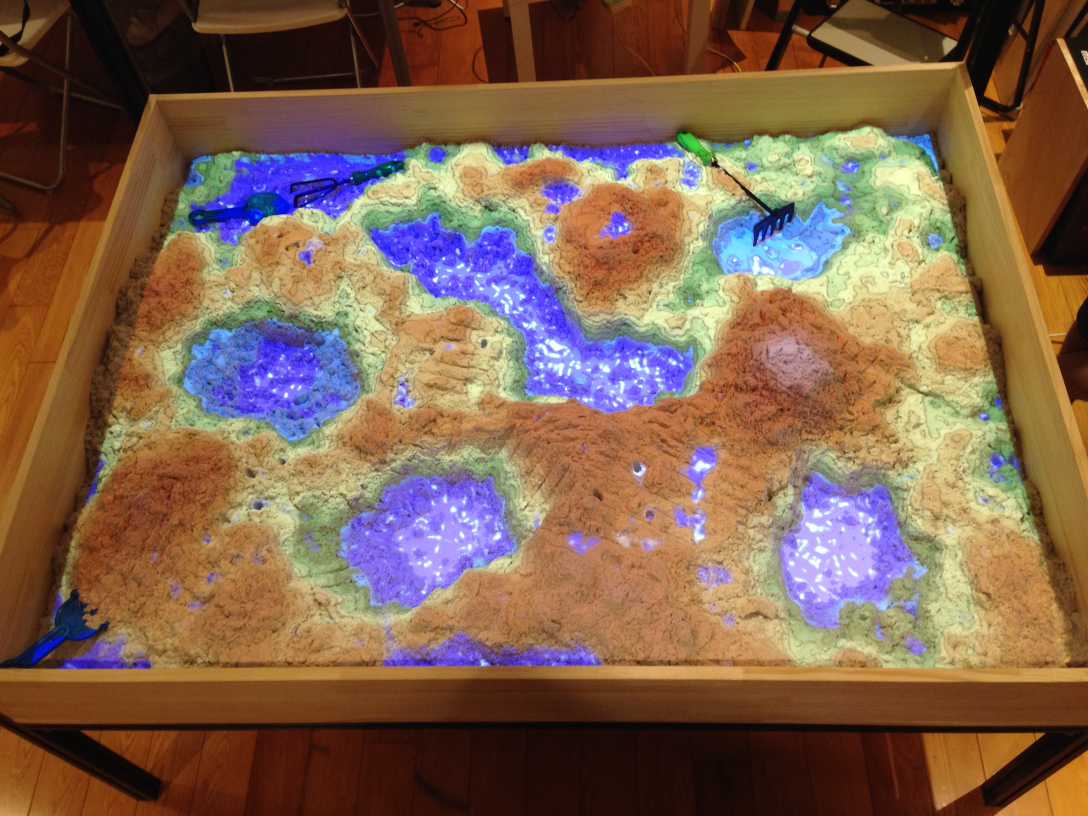
#> input picture img/gallery/150lux.jpg, 3264 x 2448 px (shown at 1/3 size); its folder holds only this picture in this run
$ python gallery.py   (Python 2 division)
#> lines starting #> are read from the running program, lines starting #| are printed output that depends on the picture

import cv2
from os import listdir
from os.path import isdir
import importlib
import sys


pic_names = [filename for filename in listdir('.') if '.jpg' in filename.lower()]


thumbnail_width = 200.0
display_height  = 600.0

gallery_html = '<div id="links">\n'

for pic_name in pic_names:
	print 'processing', pic_name, '...'

	image = cv2.imread(pic_name)
#> image is the input picture: shape (2448, 3264, 3); mean B, G, R 79.3, 99.7, 129

	display_ratio = display_height/image.shape[0]
#> display_ratio = 0.245
	display_image = cv2.resize(image, (0,0), fx=display_ratio, fy=display_ratio)
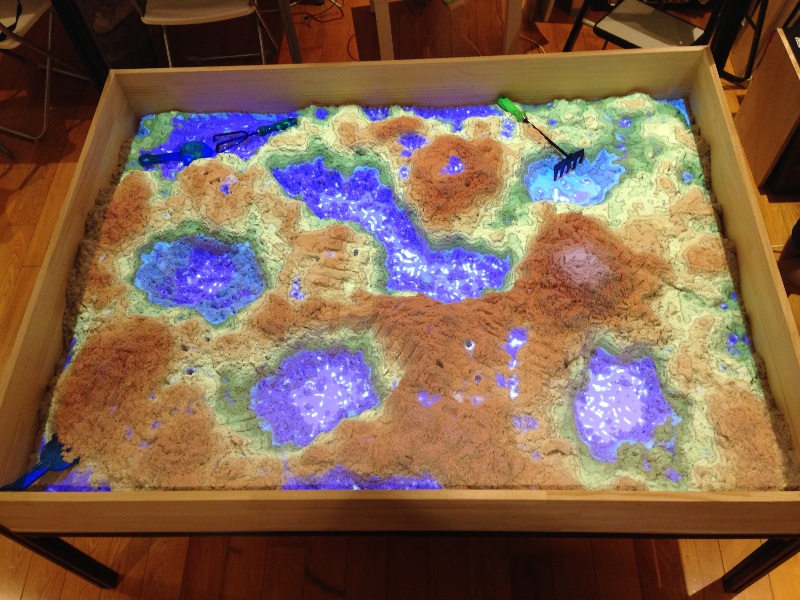
#> display_image: shape (600, 800, 3); mean B, G, R 79.2, 99.5, 128.9
	cv2.imwrite('display/'+ pic_name, display_image)

	thumbnail_ratio = thumbnail_width/image.shape[1]
#> thumbnail_ratio = 0.0613
	thumbnail_image = cv2.resize(image, (0,0), fx=thumbnail_ratio,fy=thumbnail_ratio)
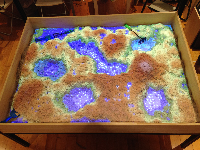
#> thumbnail_image: shape (150, 200, 3); mean B, G, R 79.3, 99.5, 128.8
	cv2.imwrite('thumbnails/'+ pic_name, thumbnail_image)

	gallery_html += '    <a href=\"img/gallery/display/' + pic_name + '\" title=\"' + pic_name + '\" data-gallery>\n' + \
	                '        <img src=\"img/gallery/thumbnails/' + pic_name + '\" alt=\"' + pic_name + '\">\n' + \
	                '    </a>\n'

gallery_html += '</div>\n'

with open("gallery_code.txt", 'w') as f:
	f.write( gallery_html )

$ run again, on img/gallery/mountain.jpg
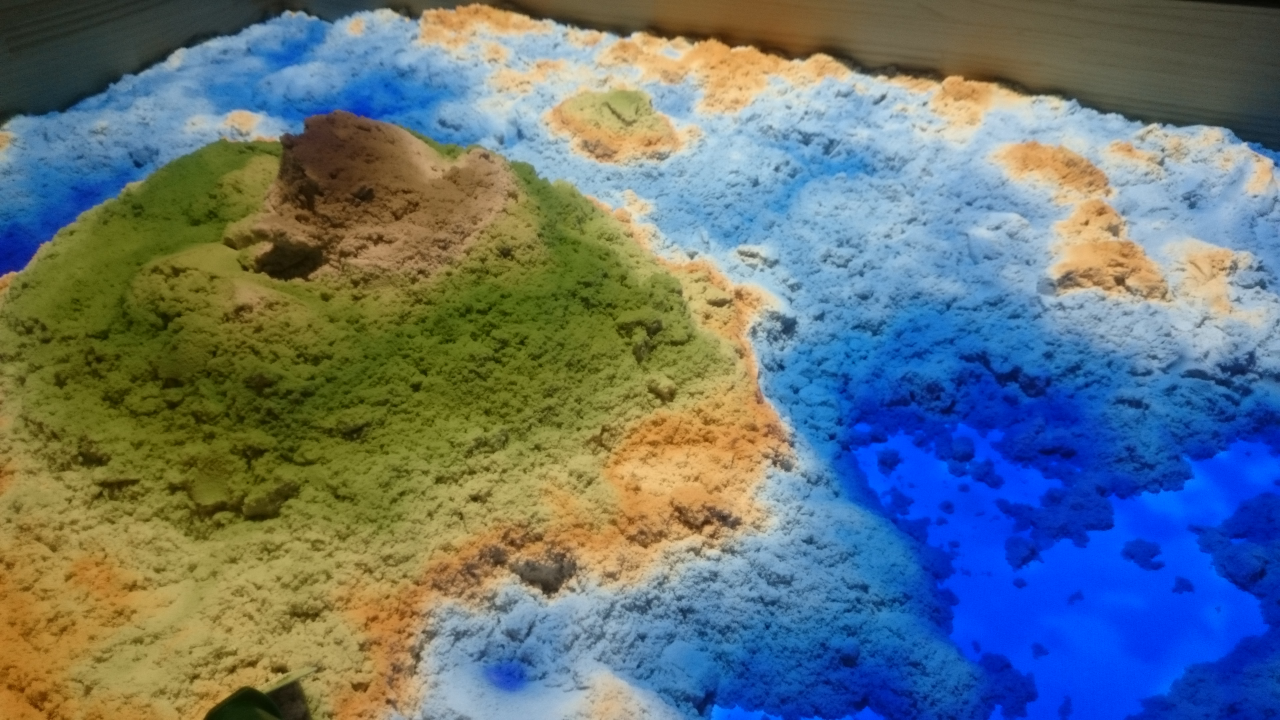
#> input picture img/gallery/mountain.jpg, 3840 x 2160 px (shown at 1/3 size)
#> image is the input picture: shape (2160, 3840, 3); mean B, G, R 121.8, 117.5, 102.8
#> `display_image = cv2.resize(image, (0,0), fx=display_ratio, fy=display_..`:
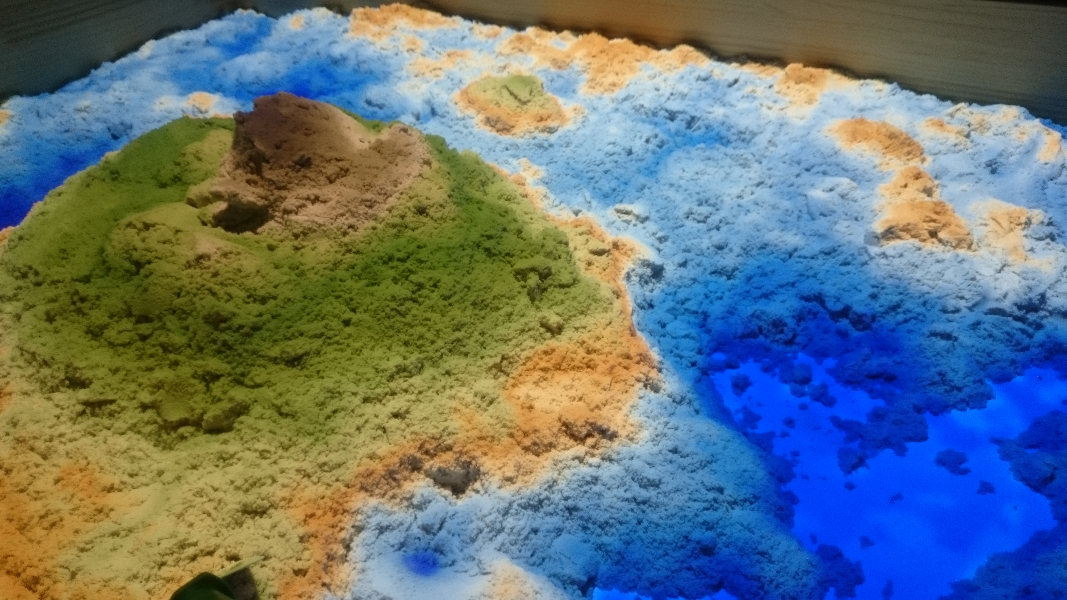
#> display_image: shape (600, 1067, 3); mean B, G, R 121.7, 117.4, 102.7
#> `thumbnail_image = cv2.resize(image, (0,0), fx=thumbnail_ratio,fy=thumb..`:
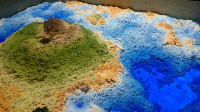
#> thumbnail_image: shape (112, 200, 3); mean B, G, R 121.5, 117.4, 102.8

$ run again, on img/gallery/rain.jpg
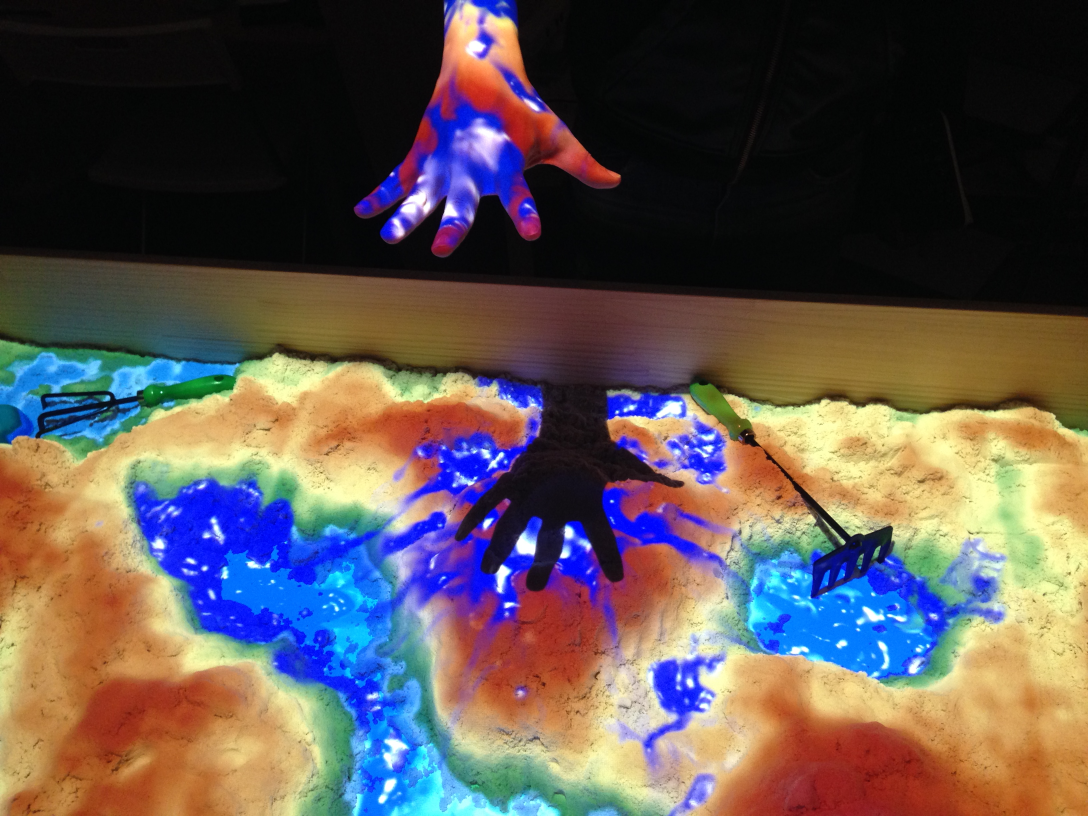
#> input picture img/gallery/rain.jpg, 3264 x 2448 px (shown at 1/3 size)
#> image is the input picture: shape (2448, 3264, 3); mean B, G, R 83.5, 85.5, 96.4
#> `display_image = cv2.resize(image, (0,0), fx=display_ratio, fy=display_..`:
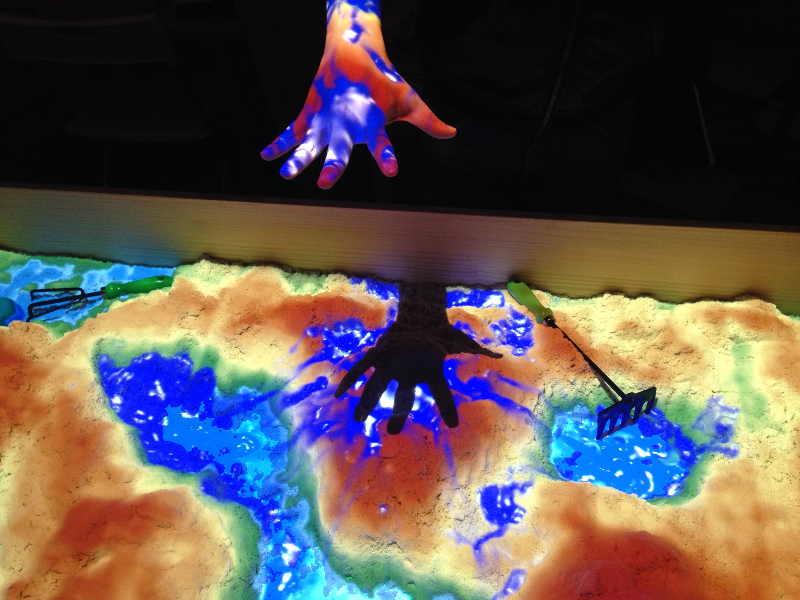
#> display_image: shape (600, 800, 3); mean B, G, R 83.4, 85.4, 96.3
#> `thumbnail_image = cv2.resize(image, (0,0), fx=thumbnail_ratio,fy=thumb..`:
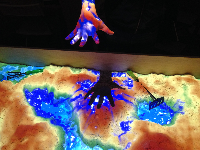
#> thumbnail_image: shape (150, 200, 3); mean B, G, R 83.4, 85.4, 96.3

$ run again, on img/gallery/dark.jpg
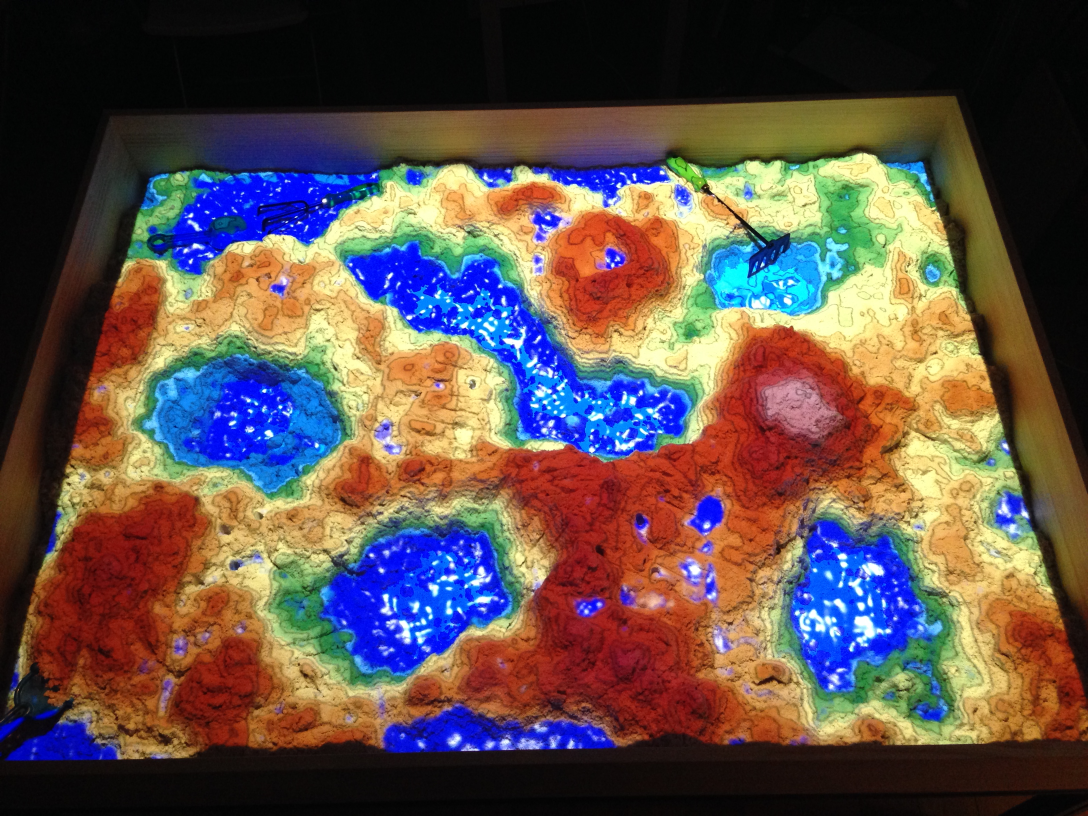
#> input picture img/gallery/dark.jpg, 3264 x 2448 px (shown at 1/3 size)
#> image is the input picture: shape (2448, 3264, 3); mean B, G, R 75.6, 80.9, 97.8
#> `display_image = cv2.resize(image, (0,0), fx=display_ratio, fy=display_..`:
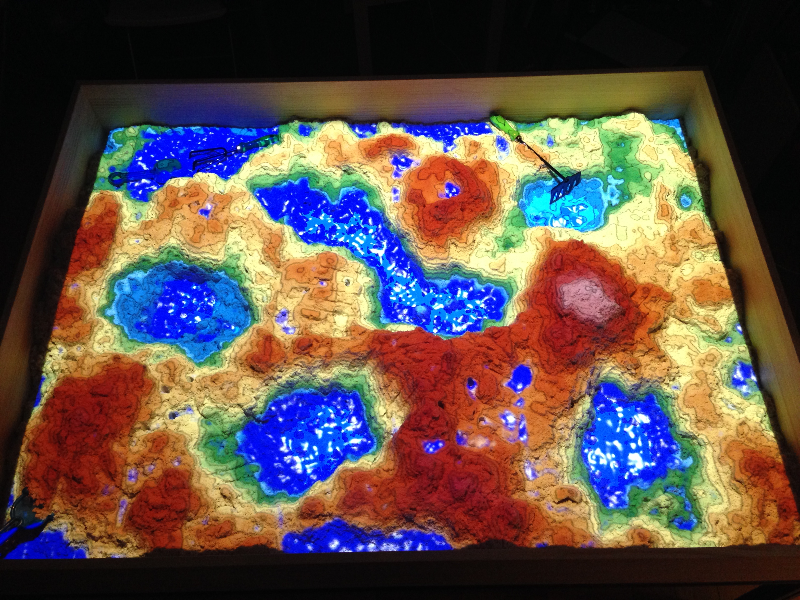
#> display_image: shape (600, 800, 3); mean B, G, R 75.5, 80.8, 97.7
#> `thumbnail_image = cv2.resize(image, (0,0), fx=thumbnail_ratio,fy=thumb..`:
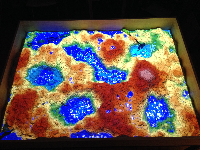
#> thumbnail_image: shape (150, 200, 3); mean B, G, R 75.5, 80.9, 97.7

$ run again, on img/gallery/holes.jpg
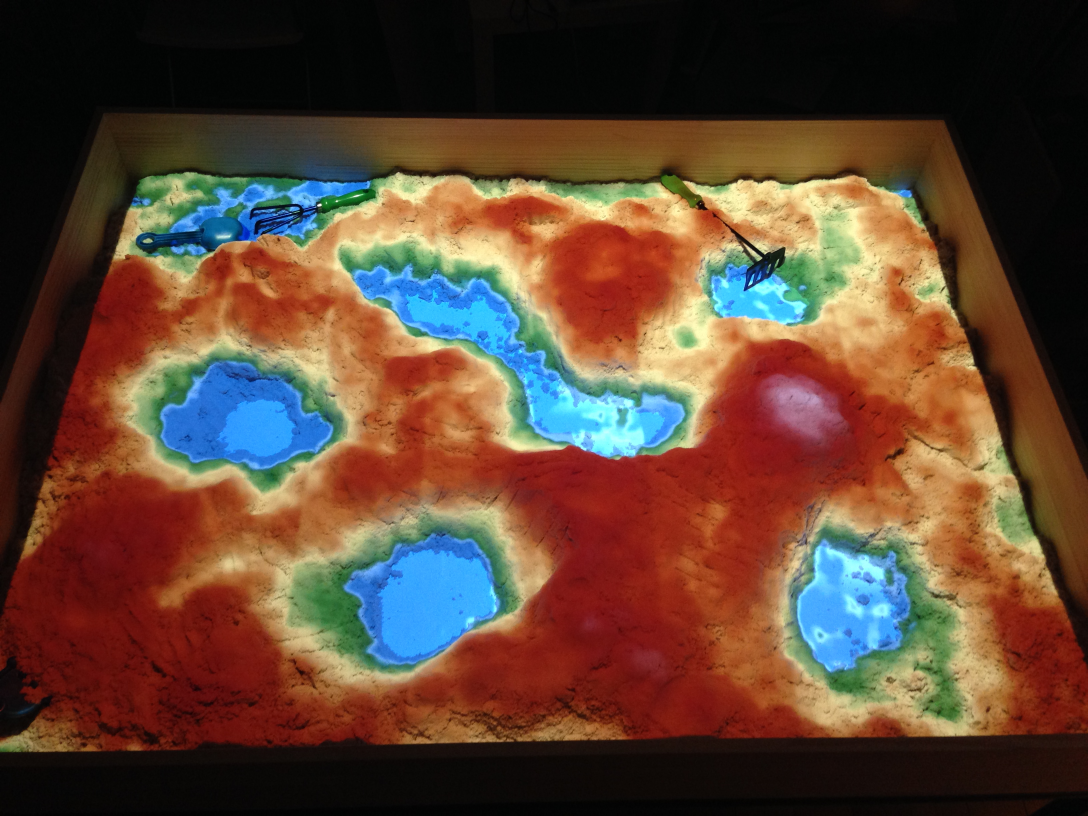
#> input picture img/gallery/holes.jpg, 3264 x 2448 px (shown at 1/3 size)
#> image is the input picture: shape (2448, 3264, 3); mean B, G, R 53, 69.1, 96.8
#> `display_image = cv2.resize(image, (0,0), fx=display_ratio, fy=display_..`:
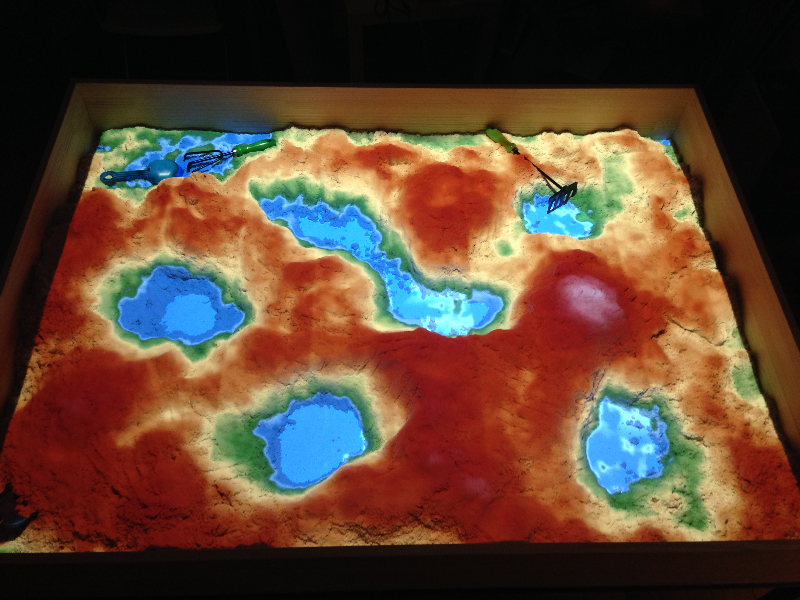
#> display_image: shape (600, 800, 3); mean B, G, R 52.9, 69, 96.7
#> `thumbnail_image = cv2.resize(image, (0,0), fx=thumbnail_ratio,fy=thumb..`:
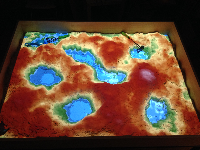
#> thumbnail_image: shape (150, 200, 3); mean B, G, R 52.9, 68.9, 96.6
